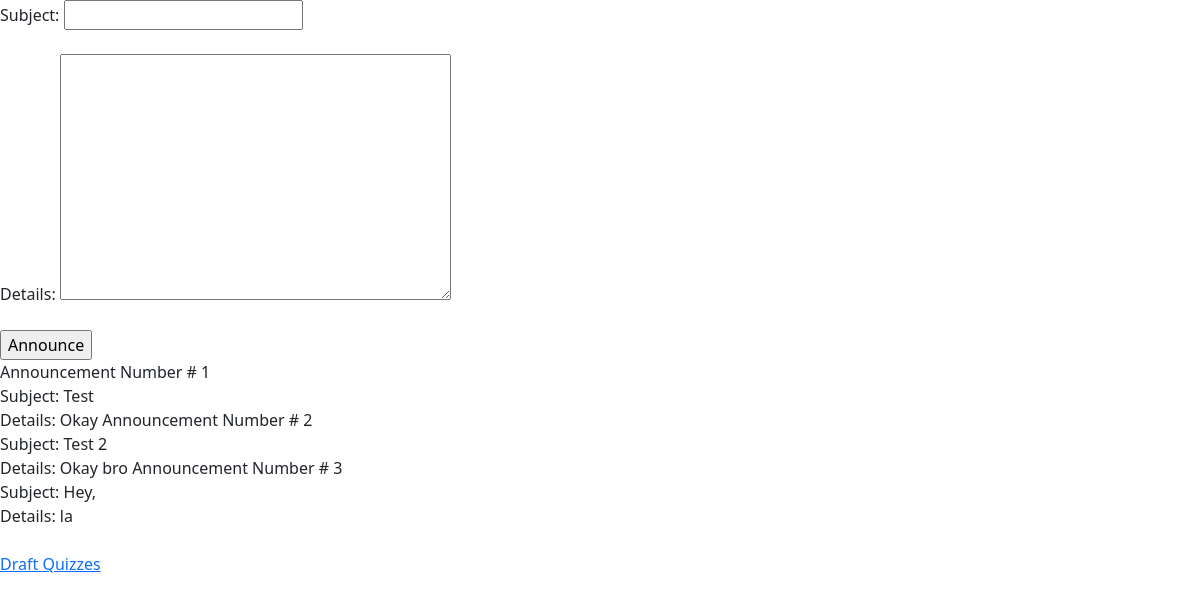
Screenshot of /quiz_management/add_announcement/1/ (signed in) with the database file from the repository.
### quiz_management/models.py (models this page shows)
class Announcement(models.Model):
    host = models.ForeignKey(User, on_delete=models.CASCADE)
    quiz = models.ForeignKey(Quiz, on_delete=models.CASCADE)
    subject = models.CharField(max_length=200)
    details = models.TextField()

### quiz_management/decorators.py (the view)
    def check_host(request, *args, **kwargs):
        if request.user.is_authenticated and not request.user.is_superuser:
            try:
                is_quiz_attempter = QuizAttempter.objects.get(id=request.user.id).is_quiz_attempter
                if not is_quiz_attempter:
                    return view_function(request, *args, **kwargs)
            except QuizAttempter.DoesNotExist:
                return view_function(request, *args, **kwargs)
        return HttpResponse("You are not Host/")

### quiz_management/forms.py
class AnnouncementForm(forms.ModelForm):
    class Meta:
        model = Announcement
        fields = ['subject', 'details']

### quiz_management/templates/quiz_management/announcement.html (shortened to what this page needs)
{% extends "base.html" %}
{% block content %}
    <form action="" method="POST" novalidate>
        {% for form_details in announcement_form  %}
            {{ form_details.label_tag }} {{ form_details }} {{ form_details.errors }} <br> <br>
        {% endfor %}
        <input type="submit" value="Announce">
    </form>
    {% if previous_announcements %}
        {% for previous_announcement in previous_announcements %}
            Announcement Number # {{ forloop.counter }} <br>
            Subject: {{ previous_announcement.subject }} <br>
            Details: {{ previous_announcement.details }}
        {% endfor %}
    {% endif %}
    <br> <br>
    <a href="{% url "draftquizzes" %}">Draft Quizzes</a>
    <br> <br>
{% endblock content %}

### rows the page displays
Announcement: subject "Test", details "Okay"
Announcement: subject "Test 2", details "Okay bro"
Announcement: subject "Hey,", details "la"
